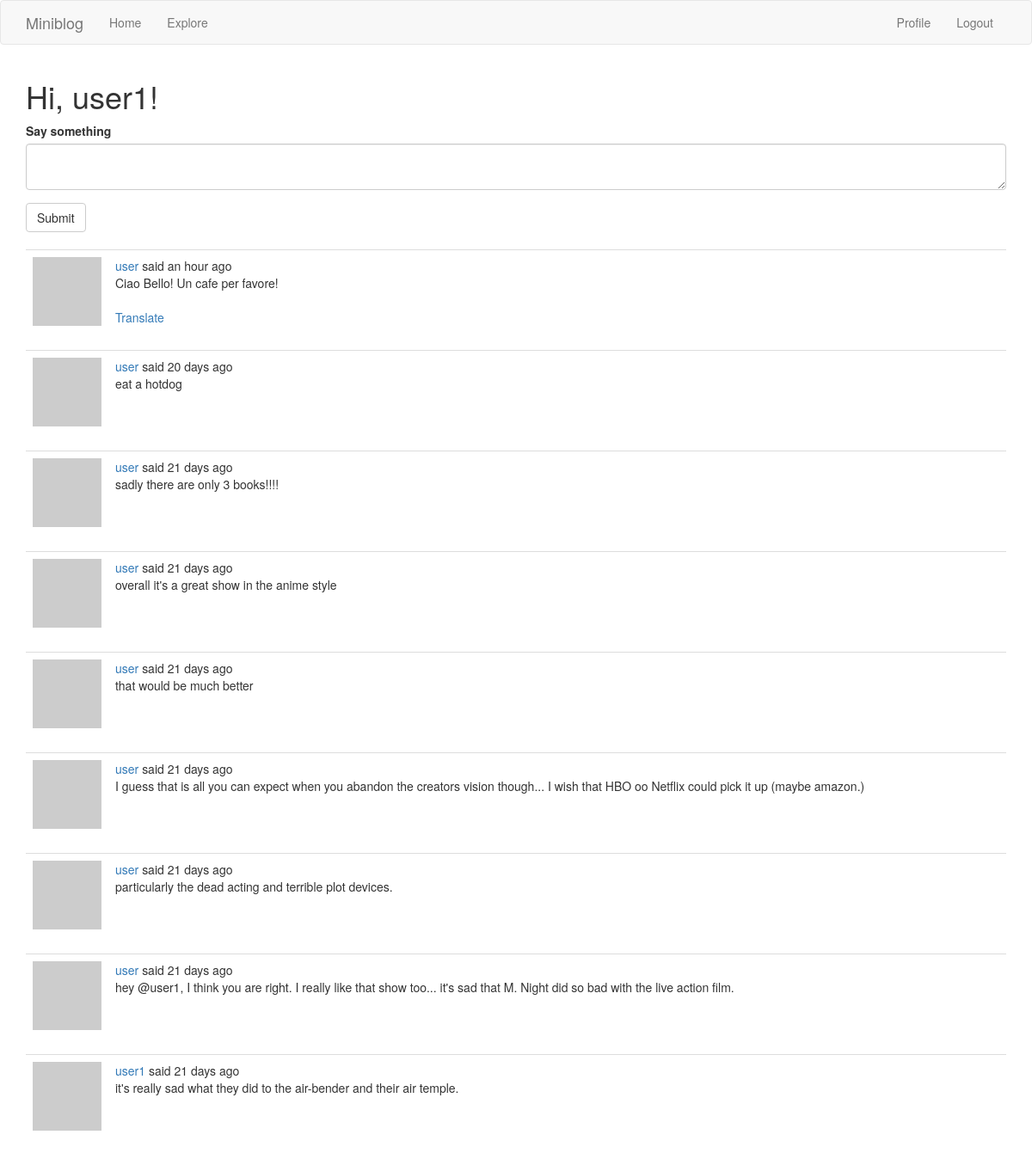
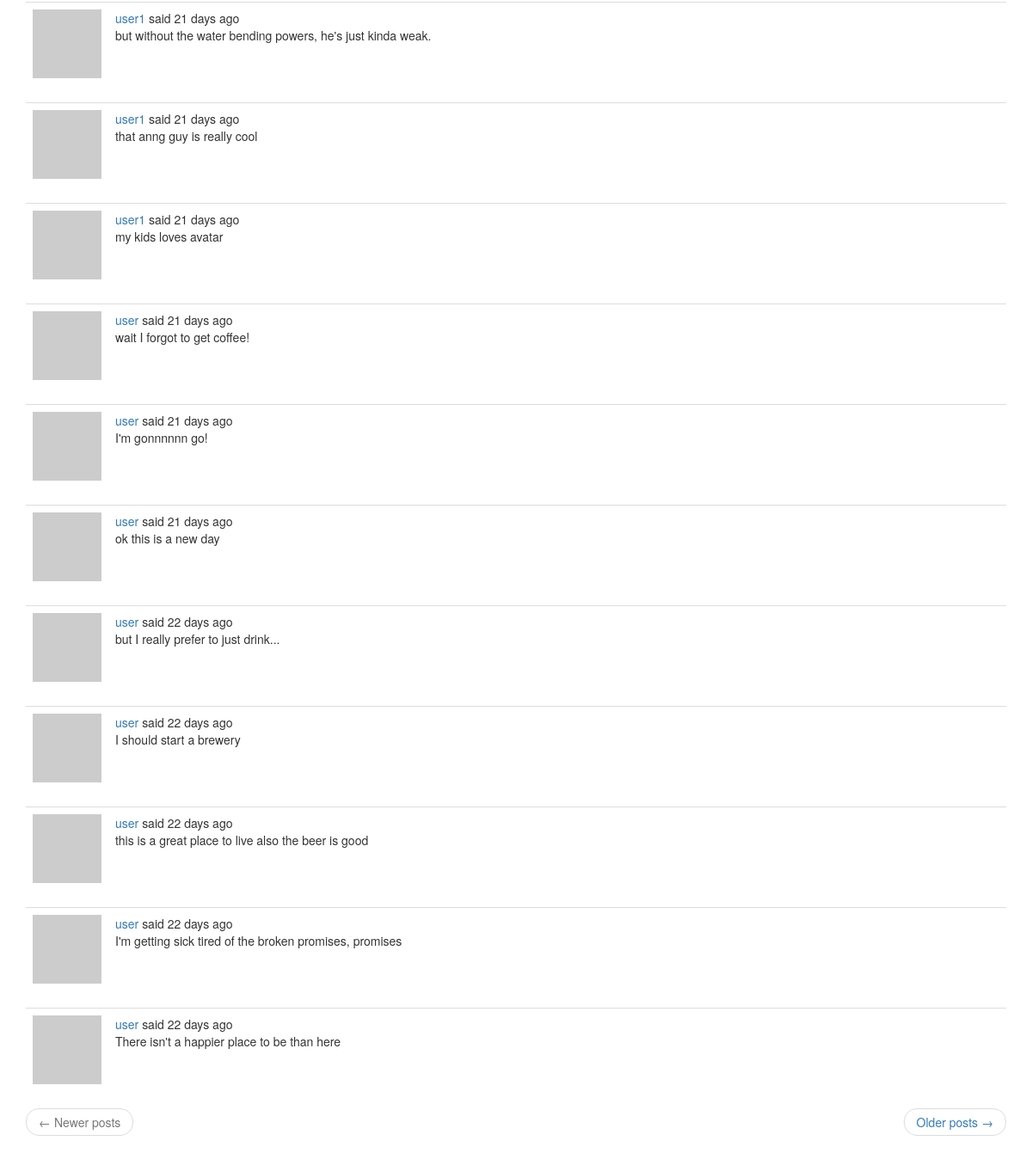
The page /index (signed in) on the database its author committed (2 pictures, top to bottom).
### app/models.py (models this page shows, shortened)
class User(UserMixin, db.Model):  # Define the User Class and the UserMixin
    id = db.Column(db.Integer, primary_key=True)
    username = db.Column(db.String(64), index=True, unique=True)
    email = db.Column(db.String(120), index=True, unique=True)
    password_hash = db.Column(db.String(128))
    posts = db.relationship('Post', backref='author', lazy='dynamic')
    about_me = db.Column(db.String(240))
    last_seen = db.Column(db.DateTime, default=datetime.utcnow)
    followed = db.relationship(
        'User', secondary=followers,
        primaryjoin=(followers.c.follower_id == id),
        secondaryjoin=(followers.c.followed_id == id),
        backref=db.backref('followers', lazy='dynamic'), lazy='dynamic')
    def avatar(self, size):
        digest = md5(self.email.lower().encode('utf-8')).hexdigest()
        return 'hxxps://www.gravatar.com/avatar/{}?d=identicon&s={}'.format(
            digest, size
        )
    def followed_posts(self):
        followed = Post.query.join(
            followers, (followers.c.followed_id == Post.user_id)).filter(
                followers.c.follower_id == self.id)
        own = Post.query.filter_by(user_id=self.id)
        return followed.union(own).order_by(Post.timestamp.desc())

class Post(db.Model):  # Define the Post Class and link to the User Class
    id = db.Column(db.Integer, primary_key=True)
    body = db.Column(db.String(240))
    timestamp = db.Column(db.DateTime, index=True, default=datetime.utcnow)
    user_id = db.Column(db.Integer, db.ForeignKey('user.id'))
    language = db.Column(db.String(5))

### app/routes.py (the view, shortened to what this page needs)
@app.route('/', methods=['GET', 'POST'])
@app.route('/index', methods=['GET', 'POST'])
@login_required
def index():
    form = PostForm()
    page = request.args.get('page', 1, type=int)
    posts = current_user.followed_posts().paginate(
        page, app.config['POSTS_PER_PAGE'], False)
    next_url = url_for('index', page=posts.next_num) if posts.has_next else None
    prev_url = url_for('index', page=posts.prev_num) if posts.has_prev else None
    return render_template('index.html', title=_('Home'), form=form,
                            posts=posts.items, next_url=next_url, prev_url=prev_url)

### app/forms.py
class PostForm(FlaskForm):
    post = TextAreaField(_l('Say something'), validators=[
        DataRequired(), Length(min=1, max=240)])
    submit = SubmitField(_l('Submit'))

### app/models.py (called while the page is built)
@login.user_loader
def load_user(id):
    return User.query.get(int(id))

### app/routes.py (called while the page is built)
@app.before_request
def before_request():
    if current_user.is_authenticated:
        current_user.last_seen = datetime.utcnow()
        db.session.commit()
    g.locale = str(get_locale())

### app/templates/index.html
{% extends "base.html" %}
{% import 'bootstrap/wtf.html' as wtf %}
{% block app_content %}
    <h1>{{ _('Hi, %(username)s!', username=current_user.username) }}</h1>
    {% if form %}
    {{ wtf.quick_form(form) }}
    <br>
    {% endif %}
    {% for post in posts %}
        {% include '_post.html' %}
    {% endfor %}
    <nav aria-label="...">
        <ul class="pager">
            <li class="previous{% if not prev_url %} disabled{% endif %}">
                <a href="{{ prev_url or '#' }}">
                    <span aria-hidden="true">&larr;</span> {{ _('Newer posts') }}
                </a>
            </li>
            <li class="next{% if not next_url %} disabled{% endif %}">
                <a href="{{ next_url or '#' }}">
                    {{ _('Older posts') }} <span aria-hidden="true">&rarr;</span>
                </a>
            </li>
        </ul>
    </nav>
{% endblock %}

### app/templates/_post.html (shortened to what this page needs)
<table class="table table-hover">
    <tr>
        <td width="70px">
            <a href="{{ url_for('user', username=post.author.username) }}">
                <img src="{{ post.author.avatar(70) }}" />
            </a>
        </td>
        <td>
                {{ _('%(username)s said %(when)s',
                    username=user_link, when=moment(post.timestamp).fromNow()) }}
                    <br>
                    <span id="post{{ post.id }}">{{ post.body }}</span>
                    {% if post.language and post.language != g.locale %}
                    <br><br>
                    <span id="translation{{ post.id }}">
                        <a href="javascript:translate(
                                    '#post{{ post.id }}',
                                    '#translation{{ post.id }}',
                                    '{{ post.language }}',
                                    '{{ g.locale }}');">{{ _('Translate') }}</a>
                    </span>
                    {% endif %}
        </td>
    </tr>
</table>

### rows shown on the page
Post: body "Ciao Bello! Un cafe per favore!"
Post: body "eat a hotdog"
Post: body "sadly there are only 3 books!!!!"
Post: body "overall it's a great show in the anime style"
Post: body "that would be much better"
Post: body "I guess that is all you can expect when you abandon the creators vision though... I wish that HBO oo Netflix could pick it up (maybe amazon.)"
Post: body "particularly the dead acting and terrible plot devices."
Post: body "hey @user1, I think you are right. I really like that show too... it's sad that M. Night did so bad with the live action film."
Post: body "it's really sad what they did to the air-bender and their air temple."
Post: body "but without the water bending powers, he's just kinda weak."
Post: body "that anng guy is really cool"
Post: body "my kids loves avatar"
Post: body "wait I forgot to get coffee!"
Post: body "I'm gonnnnnn go!"
Post: body "ok this is a new day"
Post: body "but I really prefer to just drink..."
Post: body "I should start a brewery"
Post: body "this is a great place to live also the beer is good"
Post: body "I'm getting sick tired of the broken promises, promises"
Post: body "There isn't a happier place to be than here"
